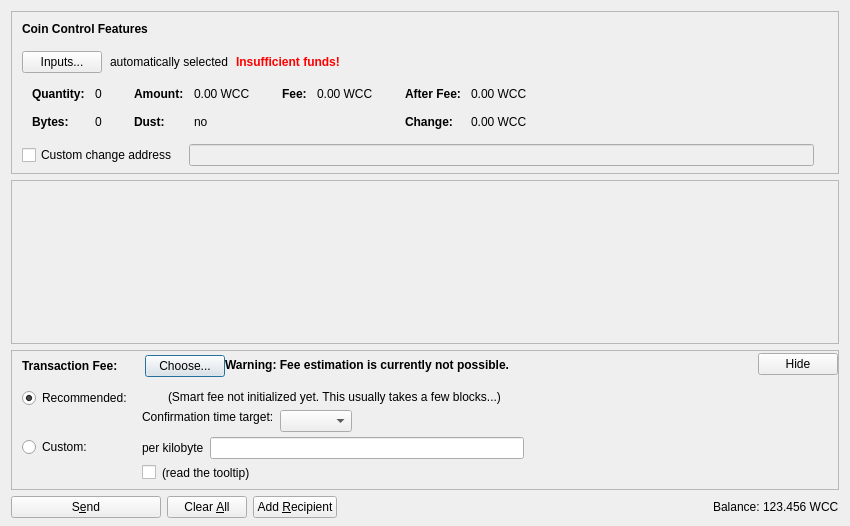
<?xml version="1.0" encoding="UTF-8"?>
<ui version="4.0">
 <class>SendCoinsDialog</class>
 <widget class="QDialog" name="SendCoinsDialog">
  <property name="geometry">
   <rect>
    <x>0</x>
    <y>0</y>
    <width>850</width>
    <height>526</height>
   </rect>
  </property>
  <property name="windowTitle">
   <string>Send Coins</string>
  </property>
  <layout class="QVBoxLayout" name="verticalLayout" stretch="0,1,0,0">
   <property name="bottomMargin">
    <number>8</number>
   </property>
   <item>
    <widget class="QFrame" name="frameCoinControl">
     <property name="sizePolicy">
      <sizepolicy hsizetype="Expanding" vsizetype="Expanding">
       <horstretch>0</horstretch>
       <verstretch>0</verstretch>
      </sizepolicy>
     </property>
     <property name="maximumSize">
      <size>
       <width>16777215</width>
       <height>16777215</height>
      </size>
     </property>
     <property name="frameShape">
      <enum>QFrame::StyledPanel</enum>
     </property>
     <property name="frameShadow">
      <enum>QFrame::Sunken</enum>
     </property>
     <layout class="QVBoxLayout" name="verticalLayoutCoinControl2">
      <property name="spacing">
       <number>0</number>
      </property>
      <property name="leftMargin">
       <number>0</number>
      </property>
      <property name="topMargin">
       <number>0</number>
      </property>
      <property name="rightMargin">
       <number>0</number>
      </property>
      <property name="bottomMargin">
       <number>6</number>
      </property>
      <item>
       <layout class="QVBoxLayout" name="verticalLayoutCoinControl" stretch="0,0,0,0,1">
        <property name="spacing">
         <number>0</number>
        </property>
        <property name="leftMargin">
         <number>10</number>
        </property>
        <property name="topMargin">
         <number>10</number>
        </property>
        <item>
         <layout class="QHBoxLayout" name="horizontalLayoutCoinControl1">
          <property name="bottomMargin">
           <number>15</number>
          </property>
          <item>
           <widget class="QLabel" name="labelCoinControlFeatures">
            <property name="sizePolicy">
             <sizepolicy hsizetype="Preferred" vsizetype="Maximum">
              <horstretch>0</horstretch>
              <verstretch>0</verstretch>
             </sizepolicy>
            </property>
            <property name="font">
             <font>
              <weight>75</weight>
              <bold>true</bold>
             </font>
            </property>
            <property name="styleSheet">
             <string notr="true">font-weight:bold;</string>
            </property>
            <property name="text">
             <string>Coin Control Features</string>
            </property>
           </widget>
          </item>
         </layout>
        </item>
        <item>
         <layout class="QHBoxLayout" name="horizontalLayoutCoinControl2" stretch="0,0,0,0">
          <property name="spacing">
           <number>8</number>
          </property>
          <property name="bottomMargin">
           <number>10</number>
          </property>
          <item>
           <widget class="QPushButton" name="pushButtonCoinControl">
            <property name="styleSheet">
             <string notr="true"/>
            </property>
            <property name="text">
             <string>Inputs...</string>
            </property>
            <property name="autoDefault">
             <bool>false</bool>
            </property>
           </widget>
          </item>
          <item>
           <widget class="QLabel" name="labelCoinControlAutomaticallySelected">
            <property name="text">
             <string>automatically selected</string>
            </property>
            <property name="margin">
             <number>5</number>
            </property>
           </widget>
          </item>
          <item>
           <widget class="QLabel" name="labelCoinControlInsuffFunds">
            <property name="font">
             <font>
              <weight>75</weight>
              <bold>true</bold>
             </font>
            </property>
            <property name="styleSheet">
             <string notr="true">color:red;font-weight:bold;</string>
            </property>
            <property name="text">
             <string>Insufficient funds!</string>
            </property>
            <property name="margin">
             <number>5</number>
            </property>
           </widget>
          </item>
          <item>
           <spacer name="horizontalSpacerCoinControl">
            <property name="orientation">
             <enum>Qt::Horizontal</enum>
            </property>
            <property name="sizeHint" stdset="0">
             <size>
              <width>40</width>
              <height>1</height>
             </size>
            </property>
           </spacer>
          </item>
         </layout>
        </item>
        <item>
         <widget class="QWidget" name="widgetCoinControl" native="true">
          <property name="sizePolicy">
           <sizepolicy hsizetype="Preferred" vsizetype="Preferred">
            <horstretch>0</horstretch>
            <verstretch>0</verstretch>
           </sizepolicy>
          </property>
          <property name="minimumSize">
           <size>
            <width>0</width>
            <height>0</height>
           </size>
          </property>
          <property name="styleSheet">
           <string notr="true"/>
          </property>
          <layout class="QHBoxLayout" name="horizontalLayoutCoinControl5">
           <property name="leftMargin">
            <number>0</number>
           </property>
           <property name="topMargin">
            <number>0</number>
           </property>
           <property name="rightMargin">
            <number>0</number>
           </property>
           <property name="bottomMargin">
            <number>0</number>
           </property>
           <item>
            <layout class="QHBoxLayout" name="horizontalLayoutCoinControl3" stretch="0,0,0,1">
             <property name="spacing">
              <number>20</number>
             </property>
             <property name="topMargin">
              <number>0</number>
             </property>
             <property name="bottomMargin">
              <number>10</number>
             </property>
             <item>
              <layout class="QFormLayout" name="formLayoutCoinControl1">
               <property name="horizontalSpacing">
                <number>10</number>
               </property>
               <property name="verticalSpacing">
                <number>14</number>
               </property>
               <property name="leftMargin">
                <number>10</number>
               </property>
               <property name="topMargin">
                <number>4</number>
               </property>
               <property name="rightMargin">
                <number>6</number>
               </property>
               <item row="0" column="0">
                <widget class="QLabel" name="labelCoinControlQuantityText">
                 <property name="font">
                  <font>
                   <weight>75</weight>
                   <bold>true</bold>
                  </font>
                 </property>
                 <property name="text">
                  <string>Quantity:</string>
                 </property>
                 <property name="margin">
                  <number>0</number>
                 </property>
                </widget>
               </item>
               <item row="0" column="1">
                <widget class="QLabel" name="labelCoinControlQuantity">
                 <property name="cursor">
                  <cursorShape>IBeamCursor</cursorShape>
                 </property>
                 <property name="contextMenuPolicy">
                  <enum>Qt::ActionsContextMenu</enum>
                 </property>
                 <property name="text">
                  <string notr="true">0</string>
                 </property>
                 <property name="margin">
                  <number>0</number>
                 </property>
                 <property name="textInteractionFlags">
                  <set>Qt::LinksAccessibleByMouse|Qt::TextSelectableByKeyboard|Qt::TextSelectableByMouse</set>
                 </property>
                </widget>
               </item>
               <item row="1" column="0">
                <widget class="QLabel" name="labelCoinControlBytesText">
                 <property name="font">
                  <font>
                   <weight>75</weight>
                   <bold>true</bold>
                  </font>
                 </property>
                 <property name="text">
                  <string>Bytes:</string>
                 </property>
                </widget>
               </item>
               <item row="1" column="1">
                <widget class="QLabel" name="labelCoinControlBytes">
                 <property name="cursor">
                  <cursorShape>IBeamCursor</cursorShape>
                 </property>
                 <property name="contextMenuPolicy">
                  <enum>Qt::ActionsContextMenu</enum>
                 </property>
                 <property name="text">
                  <string notr="true">0</string>
                 </property>
                 <property name="textInteractionFlags">
                  <set>Qt::LinksAccessibleByMouse|Qt::TextSelectableByKeyboard|Qt::TextSelectableByMouse</set>
                 </property>
                </widget>
               </item>
              </layout>
             </item>
             <item>
              <layout class="QFormLayout" name="formLayoutCoinControl2">
               <property name="horizontalSpacing">
                <number>10</number>
               </property>
               <property name="verticalSpacing">
                <number>14</number>
               </property>
               <property name="leftMargin">
                <number>6</number>
               </property>
               <property name="topMargin">
                <number>4</number>
               </property>
               <property name="rightMargin">
                <number>6</number>
               </property>
               <item row="0" column="0">
                <widget class="QLabel" name="labelCoinControlAmountText">
                 <property name="font">
                  <font>
                   <weight>75</weight>
                   <bold>true</bold>
                  </font>
                 </property>
                 <property name="text">
                  <string>Amount:</string>
                 </property>
                 <property name="margin">
                  <number>0</number>
                 </property>
                </widget>
               </item>
               <item row="0" column="1">
                <widget class="QLabel" name="labelCoinControlAmount">
                 <property name="cursor">
                  <cursorShape>IBeamCursor</cursorShape>
                 </property>
                 <property name="contextMenuPolicy">
                  <enum>Qt::ActionsContextMenu</enum>
                 </property>
                 <property name="text">
                  <string notr="true">0.00 WCC</string>
                 </property>
                 <property name="textInteractionFlags">
                  <set>Qt::LinksAccessibleByMouse|Qt::TextSelectableByKeyboard|Qt::TextSelectableByMouse</set>
                 </property>
                </widget>
               </item>
               <item row="1" column="0">
                <widget class="QLabel" name="labelCoinControlLowOutputText">
                 <property name="font">
                  <font>
                   <weight>75</weight>
                   <bold>true</bold>
                  </font>
                 </property>
                 <property name="text">
                  <string>Dust:</string>
                 </property>
                </widget>
               </item>
               <item row="1" column="1">
                <widget class="QLabel" name="labelCoinControlLowOutput">
                 <property name="cursor">
                  <cursorShape>IBeamCursor</cursorShape>
                 </property>
                 <property name="contextMenuPolicy">
                  <enum>Qt::ActionsContextMenu</enum>
                 </property>
                 <property name="text">
                  <string notr="true">no</string>
                 </property>
                 <property name="textInteractionFlags">
                  <set>Qt::LinksAccessibleByMouse|Qt::TextSelectableByKeyboard|Qt::TextSelectableByMouse</set>
                 </property>
                </widget>
               </item>
              </layout>
             </item>
             <item>
              <layout class="QFormLayout" name="formLayoutCoinControl3">
               <property name="horizontalSpacing">
                <number>10</number>
               </property>
               <property name="verticalSpacing">
                <number>14</number>
               </property>
               <property name="leftMargin">
                <number>6</number>
               </property>
               <property name="topMargin">
                <number>4</number>
               </property>
               <property name="rightMargin">
                <number>6</number>
               </property>
               <item row="0" column="0">
                <widget class="QLabel" name="labelCoinControlFeeText">
                 <property name="font">
                  <font>
                   <weight>75</weight>
                   <bold>true</bold>
                  </font>
                 </property>
                 <property name="text">
                  <string>Fee:</string>
                 </property>
                 <property name="margin">
                  <number>0</number>
                 </property>
                </widget>
               </item>
               <item row="0" column="1">
                <widget class="QLabel" name="labelCoinControlFee">
                 <property name="cursor">
                  <cursorShape>IBeamCursor</cursorShape>
                 </property>
                 <property name="contextMenuPolicy">
                  <enum>Qt::ActionsContextMenu</enum>
                 </property>
                 <property name="text">
                  <string notr="true">0.00 WCC</string>
                 </property>
                 <property name="textInteractionFlags">
                  <set>Qt::LinksAccessibleByMouse|Qt::TextSelectableByKeyboard|Qt::TextSelectableByMouse</set>
                 </property>
                </widget>
               </item>
              </layout>
             </item>
             <item>
              <layout class="QFormLayout" name="formLayoutCoinControl4">
               <property name="horizontalSpacing">
                <number>10</number>
               </property>
               <property name="verticalSpacing">
                <number>14</number>
               </property>
               <property name="leftMargin">
                <number>6</number>
               </property>
               <property name="topMargin">
                <number>4</number>
               </property>
               <property name="rightMargin">
                <number>6</number>
               </property>
               <item row="0" column="0">
                <widget class="QLabel" name="labelCoinControlAfterFeeText">
                 <property name="font">
                  <font>
                   <weight>75</weight>
                   <bold>true</bold>
                  </font>
                 </property>
                 <property name="text">
                  <string>After Fee:</string>
                 </property>
                 <property name="margin">
                  <number>0</number>
                 </property>
                </widget>
               </item>
               <item row="0" column="1">
                <widget class="QLabel" name="labelCoinControlAfterFee">
                 <property name="cursor">
                  <cursorShape>IBeamCursor</cursorShape>
                 </property>
                 <property name="contextMenuPolicy">
                  <enum>Qt::ActionsContextMenu</enum>
                 </property>
                 <property name="text">
                  <string notr="true">0.00 WCC</string>
                 </property>
                 <property name="textInteractionFlags">
                  <set>Qt::LinksAccessibleByMouse|Qt::TextSelectableByKeyboard|Qt::TextSelectableByMouse</set>
                 </property>
                </widget>
               </item>
               <item row="1" column="0">
                <widget class="QLabel" name="labelCoinControlChangeText">
                 <property name="font">
                  <font>
                   <weight>75</weight>
                   <bold>true</bold>
                  </font>
                 </property>
                 <property name="text">
                  <string>Change:</string>
                 </property>
                </widget>
               </item>
               <item row="1" column="1">
                <widget class="QLabel" name="labelCoinControlChange">
                 <property name="cursor">
                  <cursorShape>IBeamCursor</cursorShape>
                 </property>
                 <property name="contextMenuPolicy">
                  <enum>Qt::ActionsContextMenu</enum>
                 </property>
                 <property name="text">
                  <string notr="true">0.00 WCC</string>
                 </property>
                 <property name="textInteractionFlags">
                  <set>Qt::LinksAccessibleByMouse|Qt::TextSelectableByKeyboard|Qt::TextSelectableByMouse</set>
                 </property>
                </widget>
               </item>
              </layout>
             </item>
            </layout>
           </item>
          </layout>
         </widget>
        </item>
        <item>
         <layout class="QHBoxLayout" name="horizontalLayoutCoinControl4" stretch="0,0,0">
          <property name="spacing">
           <number>12</number>
          </property>
          <property name="sizeConstraint">
           <enum>QLayout::SetDefaultConstraint</enum>
          </property>
          <property name="topMargin">
           <number>5</number>
          </property>
          <property name="rightMargin">
           <number>5</number>
          </property>
          <item>
           <widget class="QCheckBox" name="checkBoxCoinControlChange">
            <property name="toolTip">
             <string>If this is activated, but the change address is empty or invalid, change will be sent to a newly generated address.</string>
            </property>
            <property name="text">
             <string>Custom change address</string>
            </property>
           </widget>
          </item>
          <item>
           <widget class="QValidatedLineEdit" name="lineEditCoinControlChange">
            <property name="enabled">
             <bool>false</bool>
            </property>
            <property name="sizePolicy">
             <sizepolicy hsizetype="Expanding" vsizetype="Fixed">
              <horstretch>0</horstretch>
              <verstretch>0</verstretch>
             </sizepolicy>
            </property>
           </widget>
          </item>
          <item>
           <widget class="QLabel" name="labelCoinControlChangeLabel">
            <property name="sizePolicy">
             <sizepolicy hsizetype="Preferred" vsizetype="Expanding">
              <horstretch>0</horstretch>
              <verstretch>0</verstretch>
             </sizepolicy>
            </property>
            <property name="minimumSize">
             <size>
              <width>0</width>
              <height>0</height>
             </size>
            </property>
            <property name="text">
             <string/>
            </property>
            <property name="margin">
             <number>3</number>
            </property>
           </widget>
          </item>
         </layout>
        </item>
        <item>
         <spacer name="verticalSpacerCoinControl">
          <property name="orientation">
           <enum>Qt::Vertical</enum>
          </property>
          <property name="sizeHint" stdset="0">
           <size>
            <width>800</width>
            <height>1</height>
           </size>
          </property>
         </spacer>
        </item>
       </layout>
      </item>
     </layout>
    </widget>
   </item>
   <item>
    <widget class="QScrollArea" name="scrollArea">
     <property name="widgetResizable">
      <bool>true</bool>
     </property>
     <widget class="QWidget" name="scrollAreaWidgetContents">
      <property name="geometry">
       <rect>
        <x>0</x>
        <y>0</y>
        <width>830</width>
        <height>104</height>
       </rect>
      </property>
      <layout class="QVBoxLayout" name="verticalLayout_2" stretch="0,1">
       <property name="leftMargin">
        <number>0</number>
       </property>
       <property name="topMargin">
        <number>0</number>
       </property>
       <property name="rightMargin">
        <number>0</number>
       </property>
       <property name="bottomMargin">
        <number>0</number>
       </property>
       <item>
        <layout class="QVBoxLayout" name="entries">
         <property name="spacing">
          <number>6</number>
         </property>
        </layout>
       </item>
       <item>
        <spacer name="verticalSpacer">
         <property name="orientation">
          <enum>Qt::Vertical</enum>
         </property>
         <property name="sizeHint" stdset="0">
          <size>
           <width>20</width>
           <height>40</height>
          </size>
         </property>
        </spacer>
       </item>
      </layout>
     </widget>
    </widget>
   </item>
   <item>
    <widget class="QFrame" name="frameFee">
     <property name="sizePolicy">
      <sizepolicy hsizetype="Expanding" vsizetype="Expanding">
       <horstretch>0</horstretch>
       <verstretch>0</verstretch>
      </sizepolicy>
     </property>
     <property name="maximumSize">
      <size>
       <width>16777215</width>
       <height>16777215</height>
      </size>
     </property>
     <property name="frameShape">
      <enum>QFrame::StyledPanel</enum>
     </property>
     <property name="frameShadow">
      <enum>QFrame::Sunken</enum>
     </property>
     <layout class="QVBoxLayout" name="verticalLayoutFee1">
      <property name="spacing">
       <number>0</number>
      </property>
      <property name="leftMargin">
       <number>0</number>
      </property>
      <property name="topMargin">
       <number>0</number>
      </property>
      <property name="rightMargin">
       <number>0</number>
      </property>
      <property name="bottomMargin">
       <number>0</number>
      </property>
      <item>
       <layout class="QVBoxLayout" name="verticalLayoutFee2" stretch="0,0,0">
        <property name="spacing">
         <number>0</number>
        </property>
        <property name="leftMargin">
         <number>10</number>
        </property>
        <property name="topMargin">
         <number>0</number>
        </property>
        <item>
         <layout class="QHBoxLayout" name="horizontalLayoutFee1">
          <property name="bottomMargin">
           <number>0</number>
          </property>
          <item>
           <layout class="QVBoxLayout" name="verticalLayoutFee7">
            <property name="spacing">
             <number>0</number>
            </property>
            <item>
             <spacer name="verticalSpacerSmartFee">
              <property name="orientation">
               <enum>Qt::Vertical</enum>
              </property>
              <property name="sizeType">
               <enum>QSizePolicy::Fixed</enum>
              </property>
              <property name="sizeHint" stdset="0">
               <size>
                <width>1</width>
                <height>4</height>
               </size>
              </property>
             </spacer>
            </item>
            <item>
             <layout class="QHBoxLayout" name="horizontalLayoutSmartFee">
              <property name="spacing">
               <number>10</number>
              </property>
              <item>
               <widget class="QLabel" name="labelFeeHeadline">
                <property name="sizePolicy">
                 <sizepolicy hsizetype="Preferred" vsizetype="Maximum">
                  <horstretch>0</horstretch>
                  <verstretch>0</verstretch>
                 </sizepolicy>
                </property>
                <property name="font">
                 <font>
                  <weight>75</weight>
                  <bold>true</bold>
                 </font>
                </property>
                <property name="styleSheet">
                 <string notr="true">font-weight:bold;</string>
                </property>
                <property name="text">
                 <string>Transaction Fee:</string>
                </property>
               </widget>
              </item>
              <item>
               <widget class="QLabel" name="labelFeeMinimized">
                <property name="text">
                 <string/>
                </property>
               </widget>
              </item>
              <item>
               <widget class="QPushButton" name="buttonChooseFee">
                <property name="text">
                 <string>Choose...</string>
                </property>
               </widget>
              </item>
             </layout>
            </item>
            <item>
             <spacer name="verticalSpacer_5">
              <property name="orientation">
               <enum>Qt::Vertical</enum>
              </property>
              <property name="sizeHint" stdset="0">
               <size>
                <width>1</width>
                <height>1</height>
               </size>
              </property>
             </spacer>
            </item>
           </layout>
          </item>
          <item>
           <widget class="QLabel" name="fallbackFeeWarningLabel">
            <property name="toolTip">
             <string>Using the fallbackfee can result in sending a transaction that will take several hours or days (or never) to confirm. Consider choosing your fee manually or wait until you have validated the complete chain.</string>
            </property>
            <property name="font">
            <font>
                <weight>75</weight>
                <bold>true</bold>
            </font>
            </property>
            <property name="text">
             <string>Warning: Fee estimation is currently not possible.</string>
            </property>
            <property name="wordWrap">
             <bool>false</bool>
            </property>
           </widget>
          </item>
          <item>
           <spacer name="horizontalSpacer_4">
            <property name="orientation">
             <enum>Qt::Horizontal</enum>
            </property>
            <property name="sizeType">
             <enum>QSizePolicy::MinimumExpanding</enum>
            </property>
            <property name="sizeHint" stdset="0">
             <size>
              <width>40</width>
              <height>20</height>
             </size>
            </property>
           </spacer>
          </item>
          <item>
           <widget class="QPushButton" name="buttonMinimizeFee">
            <property name="toolTip">
             <string>collapse fee-settings</string>
            </property>
            <property name="text">
             <string>Hide</string>
            </property>
           </widget>
          </item>
         </layout>
        </item>
        <item>
         <widget class="QFrame" name="frameFeeSelection">
          <layout class="QVBoxLayout" name="verticalLayoutFee12">
           <property name="spacing">
            <number>0</number>
           </property>
           <property name="leftMargin">
            <number>0</number>
           </property>
           <property name="topMargin">
            <number>0</number>
           </property>
           <property name="rightMargin">
            <number>0</number>
           </property>
           <property name="bottomMargin">
            <number>0</number>
           </property>
           <item>
            <layout class="QGridLayout" name="gridLayoutFee">
             <property name="topMargin">
              <number>10</number>
             </property>
             <property name="bottomMargin">
              <number>4</number>
             </property>
             <property name="horizontalSpacing">
              <number>10</number>
             </property>
             <property name="verticalSpacing">
              <number>4</number>
             </property>
             <item row="1" column="1">
              <layout class="QVBoxLayout" name="verticalLayoutFee8">
               <property name="spacing">
                <number>6</number>
               </property>
               <item>
                <layout class="QHBoxLayout" name="horizontalLayoutFee13">
                 <item>
                  <widget class="QLabel" name="labelCustomPerKilobyte">
                   <property name="toolTip">
                    <string>If the custom fee is set to 1000 satoshis and the transaction is only 250 bytes, then &quot;per kilobyte&quot; only pays 250 satoshis in fee, while &quot;total at least&quot; pays 1000 satoshis. For transactions bigger than a kilobyte both pay by kilobyte.</string>
                   </property>
                   <property name="text">
                    <string>per kilobyte</string>
                   </property>
                  </widget>
                 </item>
                 <item>
                  <widget class="BitcoinAmountField" name="customFee"/>
                 </item>
                 <item>
                  <spacer name="horizontalSpacer_6">
                   <property name="orientation">
                    <enum>Qt::Horizontal</enum>
                   </property>
                   <property name="sizeHint" stdset="0">
                    <size>
                     <width>1</width>
                     <height>1</height>
                    </size>
                   </property>
                  </spacer>
                 </item>
                </layout>
               </item>
               <item>
                <layout class="QHBoxLayout" name="horizontalLayoutFee8">
                 <item>
                  <widget class="QCheckBox" name="checkBoxMinimumFee">
                   <property name="toolTip">
                    <string>Paying only the minimum fee is just fine as long as there is less transaction volume than space in the blocks. But be aware that this can end up in a never confirming transaction once there is more demand for wcccoin transactions than the network can process.</string>
                   </property>
                   <property name="text">
                    <string/>
                   </property>
                  </widget>
                 </item>
                 <item>
                  <widget class="QLabel" name="labelMinFeeWarning">
                   <property name="enabled">
                    <bool>true</bool>
                   </property>
                   <property name="toolTip">
                    <string>Paying only the minimum fee is just fine as long as there is less transaction volume than space in the blocks. But be aware that this can end up in a never confirming transaction once there is more demand for wcccoin transactions than the network can process.</string>
                   </property>
                   <property name="text">
                    <string>(read the tooltip)</string>
                   </property>
                   <property name="margin">
                    <number>5</number>
                   </property>
                  </widget>
                 </item>
                 <item>
                  <spacer name="horizontalSpacer_2">
                   <property name="orientation">
                    <enum>Qt::Horizontal</enum>
                   </property>
                   <property name="sizeHint" stdset="0">
                    <size>
                     <width>1</width>
                     <height>1</height>
                    </size>
                   </property>
                  </spacer>
                 </item>
                </layout>
               </item>
              </layout>
             </item>
             <item row="0" column="0">
              <layout class="QVBoxLayout" name="verticalLayoutFee4" stretch="0,1">
               <item>
                <widget class="QRadioButton" name="radioSmartFee">
                 <property name="text">
                  <string>Recommended:</string>
                 </property>
                 <property name="checked">
                  <bool>true</bool>
                 </property>
                 <attribute name="buttonGroup">
                  <string notr="true">groupFee</string>
                 </attribute>
                </widget>
               </item>
               <item>
                <spacer name="verticalSpacer_2">
                 <property name="orientation">
                  <enum>Qt::Vertical</enum>
                 </property>
                 <property name="sizeHint" stdset="0">
                  <size>
                   <width>1</width>
                   <height>1</height>
                  </size>
                 </property>
                </spacer>
               </item>
              </layout>
             </item>
             <item row="1" column="0">
              <layout class="QVBoxLayout" name="verticalLayoutFee9" stretch="0,1">
               <item>
                <widget class="QRadioButton" name="radioCustomFee">
                 <property name="text">
                  <string>Custom:</string>
                 </property>
                 <attribute name="buttonGroup">
                  <string notr="true">groupFee</string>
                 </attribute>
                </widget>
               </item>
               <item>
                <spacer name="verticalSpacer_6">
                 <property name="orientation">
                  <enum>Qt::Vertical</enum>
                 </property>
                 <property name="sizeHint" stdset="0">
                  <size>
                   <width>1</width>
                   <height>1</height>
                  </size>
                 </property>
                </spacer>
               </item>
              </layout>
             </item>
             <item row="0" column="1">
              <layout class="QVBoxLayout" name="verticalLayoutFee3" stretch="0,0,1">
               <property name="spacing">
                <number>6</number>
               </property>
               <property name="topMargin">
                <number>2</number>
               </property>
               <item>
                <layout class="QHBoxLayout" name="horizontalLayoutFee12">
                 <item>
                  <widget class="QLabel" name="labelSmartFee">
                   <property name="text">
                    <string/>
                   </property>
                   <property name="margin">
                    <number>2</number>
                   </property>
                  </widget>
                 </item>
                 <item>
                  <widget class="QLabel" name="labelFeeEstimation">
                   <property name="text">
                    <string/>
                   </property>
                  </widget>
                 </item>
                 <item>
                  <widget class="QLabel" name="labelSmartFee2">
                   <property name="text">
                    <string>(Smart fee not initialized yet. This usually takes a few blocks...)</string>
                   </property>
                   <property name="margin">
                    <number>2</number>
                   </property>
                  </widget>
                 </item>
                 <item>
                  <spacer name="horizontalSpacer_5">
                   <property name="orientation">
                    <enum>Qt::Horizontal</enum>
                   </property>
                   <property name="sizeHint" stdset="0">
                    <size>
                     <width>1</width>
                     <height>1</height>
                    </size>
                   </property>
                  </spacer>
                 </item>
                </layout>
               </item>
               <item>
                <layout class="QHBoxLayout" name="horizontalLayoutFee9">
                 <item>
                  <layout class="QVBoxLayout" name="verticalLayoutFee6">
                   <item>
                    <widget class="QLabel" name="labelSmartFee3">
                     <property name="text">
                      <string>Confirmation time target:</string>
                     </property>
                     <property name="margin">
                      <number>2</number>
                     </property>
                    </widget>
                   </item>
                   <item>
                    <spacer name="verticalSpacer_3">
                     <property name="orientation">
                      <enum>Qt::Vertical</enum>
                     </property>
                     <property name="sizeHint" stdset="0">
                      <size>
                       <width>1</width>
                       <height>1</height>
                      </size>
                     </property>
                    </spacer>
                   </item>
                  </layout>
                 </item>
                 <item>
                  <layout class="QVBoxLayout" name="verticalLayoutFee5">
                   <property name="rightMargin">
                    <number>30</number>
                   </property>
                   <item>
                    <layout class="QHBoxLayout" name="horizontalLayoutConfTarget">
                     <property name="bottomMargin">
                      <number>0</number>
                     </property>
                     <item>
                      <widget class="QComboBox" name="confTargetSelector"/>
                     </item>
                     <item>
                      <spacer name="horizontalSpacerConfTarget">
                       <property name="orientation">
                        <enum>Qt::Horizontal</enum>
                       </property>
                       <property name="sizeHint" stdset="0">
                        <size>
                         <width>40</width>
                         <height>20</height>
                        </size>
                       </property>
                      </spacer>
                     </item>
                    </layout>
                   </item>
                  </layout>
                 </item>
                </layout>
               </item>
               <item>
                <spacer name="verticalSpacer_4">
                 <property name="orientation">
                  <enum>Qt::Vertical</enum>
                 </property>
                 <property name="sizeHint" stdset="0">
                  <size>
                   <width>1</width>
                   <height>1</height>
                  </size>
                 </property>
                </spacer>
               </item>
              </layout>
             </item>
            </layout>
           </item>
          </layout>
         </widget>
        </item>
        <item>
         <spacer name="verticalSpacerFee">
          <property name="orientation">
           <enum>Qt::Vertical</enum>
          </property>
          <property name="sizeHint" stdset="0">
           <size>
            <width>40</width>
            <height>5</height>
           </size>
          </property>
         </spacer>
        </item>
       </layout>
      </item>
     </layout>
    </widget>
   </item>
   <item>
    <layout class="QHBoxLayout" name="horizontalLayout">
     <item>
      <widget class="QPushButton" name="sendButton">
       <property name="minimumSize">
        <size>
         <width>150</width>
         <height>0</height>
        </size>
       </property>
       <property name="toolTip">
        <string>Confirm the send action</string>
       </property>
       <property name="text">
        <string>S&amp;end</string>
       </property>
       <property name="icon">
        <iconset resource="../bitcoin.qrc">
         <normaloff>:/icons/send</normaloff>:/icons/send</iconset>
       </property>
       <property name="autoDefault">
        <bool>false</bool>
       </property>
       <property name="default">
        <bool>false</bool>
       </property>
      </widget>
     </item>
     <item>
      <widget class="QPushButton" name="clearButton">
       <property name="sizePolicy">
        <sizepolicy hsizetype="Minimum" vsizetype="Fixed">
         <horstretch>0</horstretch>
         <verstretch>0</verstretch>
        </sizepolicy>
       </property>
       <property name="toolTip">
        <string>Clear all fields of the form.</string>
       </property>
       <property name="text">
        <string>Clear &amp;All</string>
       </property>
       <property name="icon">
        <iconset resource="../bitcoin.qrc">
         <normaloff>:/icons/remove</normaloff>:/icons/remove</iconset>
       </property>
       <property name="autoDefault">
        <bool>false</bool>
       </property>
      </widget>
     </item>
     <item>
      <widget class="QPushButton" name="addButton">
       <property name="toolTip">
        <string>Send to multiple recipients at once</string>
       </property>
       <property name="text">
        <string>Add &amp;Recipient</string>
       </property>
       <property name="icon">
        <iconset resource="../bitcoin.qrc">
         <normaloff>:/icons/add</normaloff>:/icons/add</iconset>
       </property>
       <property name="autoDefault">
        <bool>false</bool>
       </property>
      </widget>
     </item>
     <item>
      <spacer name="horizontalSpacer">
       <property name="orientation">
        <enum>Qt::Horizontal</enum>
       </property>
       <property name="sizeHint" stdset="0">
        <size>
         <width>40</width>
         <height>20</height>
        </size>
       </property>
      </spacer>
     </item>
     <item>
      <layout class="QHBoxLayout" name="horizontalLayout_2">
       <property name="spacing">
        <number>3</number>
       </property>
       <item>
        <widget class="QLabel" name="label">
         <property name="sizePolicy">
          <sizepolicy hsizetype="Preferred" vsizetype="Fixed">
           <horstretch>0</horstretch>
           <verstretch>0</verstretch>
          </sizepolicy>
         </property>
         <property name="text">
          <string>Balance:</string>
         </property>
        </widget>
       </item>
       <item>
        <widget class="QLabel" name="labelBalance">
         <property name="sizePolicy">
          <sizepolicy hsizetype="Preferred" vsizetype="Fixed">
           <horstretch>0</horstretch>
           <verstretch>0</verstretch>
          </sizepolicy>
         </property>
         <property name="cursor">
          <cursorShape>IBeamCursor</cursorShape>
         </property>
         <property name="text">
          <string notr="true">123.456 WCC</string>
         </property>
         <property name="textInteractionFlags">
          <set>Qt::LinksAccessibleByMouse|Qt::TextSelectableByKeyboard|Qt::TextSelectableByMouse</set>
         </property>
        </widget>
       </item>
      </layout>
     </item>
    </layout>
   </item>
  </layout>
 </widget>
 <customwidgets>
  <customwidget>
   <class>QValidatedLineEdit</class>
   <extends>QLineEdit</extends>
   <header>qvalidatedlineedit.h</header>
  </customwidget>
  <customwidget>
   <class>BitcoinAmountField</class>
   <extends>QLineEdit</extends>
   <header>bitcoinamountfield.h</header>
   <container>1</container>
  </customwidget>
 </customwidgets>
 <resources>
  <include location="../bitcoin.qrc"/>
 </resources>
 <connections/>
 <buttongroups>
  <buttongroup name="groupFee"/>
 </buttongroups>
</ui>
